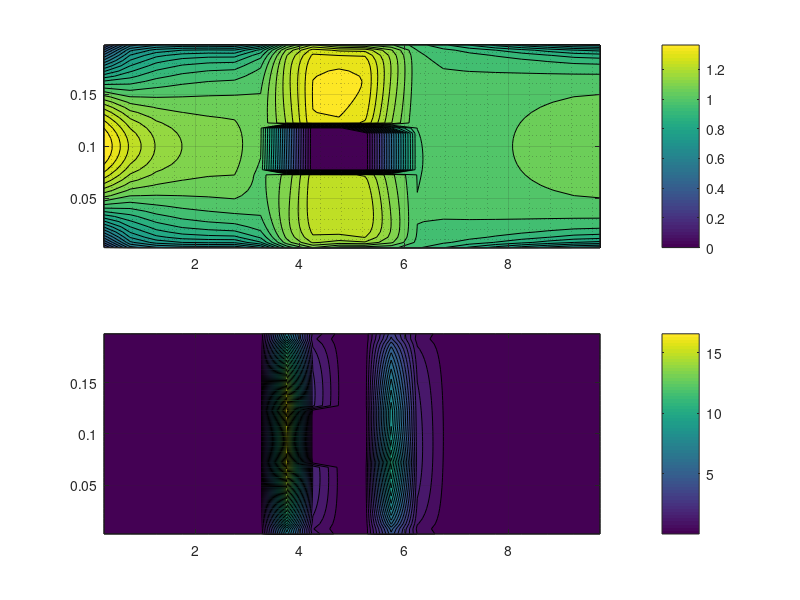

The MATLAB source for this figure:
clc
close all
clear all

output = load('output.dat');
nx = 20;
ny = 40;
%% columns
x       = output([ny+1:end],1);
y       = output([ny+1:end],2);
u       = output([ny+1:end],3);
v       = output([ny+1:end],4);
p       = output([ny+1:end],5);
T       = output([ny+1:end],6);
rho     = output([ny+1:end],7);
mu      = output([ny+1:end],8);
gamma   = output([ny+1:end],9);
k       = output([ny+1:end],10);
eps     = output([ny+1:end],11);
uplus   = output([ny+1:end],12);
yplus   = output([ny+1:end],13);
yplus1  = output([ny+1:end],14);
yplus2  = output([ny+1:end],15);

xmat = zeros(nx,1);
for i = 1:nx;
    xmat(i) = x(i*ny);
end
ymat = y(1:ny);

umat        = reshape(u,[ny,nx]);
vmat        = reshape(v,[ny,nx]);
pmat        = reshape(p,[ny,nx]);
Tmat        = reshape(T,[ny,nx]);
rhomat      = reshape(rho,[ny,nx]);
mumat       = reshape(mu,[ny,nx]);
gammamat    = reshape(gamma,[ny,nx]);
kmat        = reshape(k,[ny,nx]);
epsmat      = reshape(eps,[ny,nx]);
uplusmat    = reshape(uplus,[ny,nx]);
yplusmat    = reshape(yplus,[ny,nx]);
yplus1mat   = reshape(yplus1,[ny,nx]);
yplus2mat   = reshape(yplus2,[ny,nx]);

velmag = sqrt(umat.^2 + vmat.^2);

figure(1)
subplot(2,1,1)
contourf(xmat,ymat,umat,30 )
grid on
grid minor
shading interp
colorbar
subplot(2,1,2)
contourf(xmat,ymat,kmat,30 )
grid on
shading interp
colorbar
